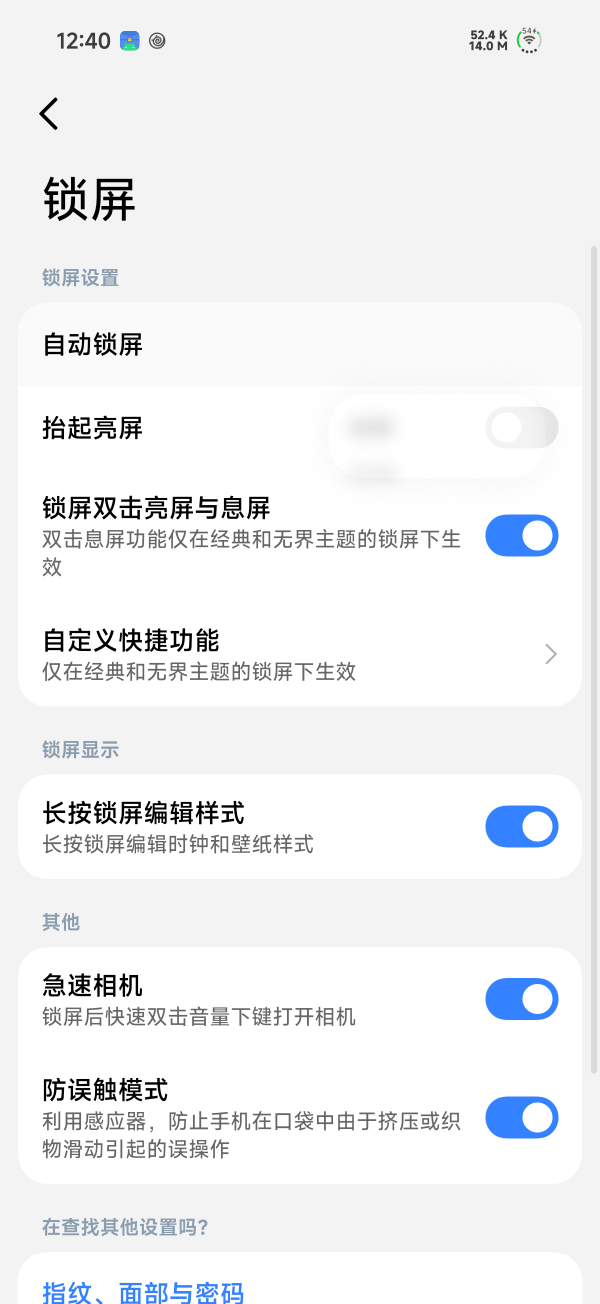
#> input picture research/aod_live.png, 1200 x 2608 px, found by its file name (shown at 1/2 size)
$ python _imgstat.py
#> lines starting #> are read from the running program, lines starting #| are printed output that depends on the picture

from PIL import Image
im = Image.open(r'C:\Users\ybybabab\app\项目开发\HyperAlive\research\aod_live.png').convert('RGB')
print('size', im.size)
#| size (1200, 2608)
small = im.resize((60, 120))
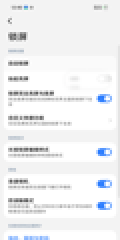
#> small: PIL image 60x120 RGB (shown 2 times larger); mean R, G, B 239.7, 240.8, 242.5
px = list(small.getdata())
#> px = 7200 items, first 6: (243, 243, 243), (243, 243, 243), (243, 243, 243), (243, 243, 243), (243, 243, 243), (243, 243, 243)
n = len(px)
#> n = 7200
avg = tuple(sum(p[i] for p in px)//n for i in range(3))
#> avg = (239, 240, 242)
mx = max(max(p) for p in px)
#> mx = 255
nonblack = sum(1 for p in px if max(p) > 12) / n
#> nonblack = 1
print('avg', avg, 'max', mx, 'nonblack%', round(nonblack*100, 1))
#| avg (239, 240, 242) max 255 nonblack% 100.0
# dominant bright colors
from collections import Counter
q = Counter((p[0]//32*32, p[1]//32*32, p[2]//32*32) for p in px)
#> q = 21 items
print('top', q.most_common(5))
#| top [((224, 224, 224), 6399), ((192, 192, 192), 358), ((160, 160, 160), 156), ((128, 128, 128), 67), ((96, 96, 96), 48)]
